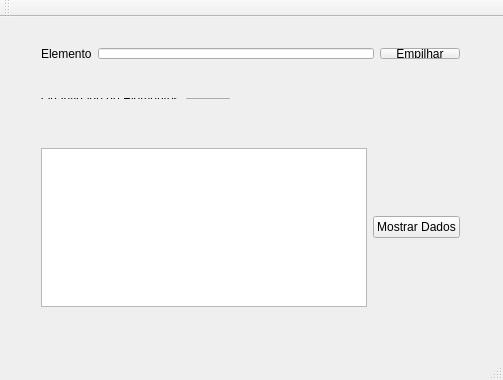
<?xml version="1.0" encoding="UTF-8"?>
<ui version="4.0">
 <class>MainWindow</class>
 <widget class="QMainWindow" name="MainWindow">
  <property name="geometry">
   <rect>
    <x>0</x>
    <y>0</y>
    <width>503</width>
    <height>380</height>
   </rect>
  </property>
  <property name="windowTitle">
   <string>MainWindow</string>
  </property>
  <widget class="QWidget" name="centralWidget">
   <widget class="QWidget" name="">
    <property name="geometry">
     <rect>
      <x>30</x>
      <y>20</y>
      <width>441</width>
      <height>33</height>
     </rect>
    </property>
    <layout class="QHBoxLayout" name="horizontalLayout">
     <item>
      <widget class="QLabel" name="label">
       <property name="text">
        <string>Elemento</string>
       </property>
      </widget>
     </item>
     <item>
      <widget class="QLineEdit" name="lineEditElemento"/>
     </item>
     <item>
      <widget class="QPushButton" name="pushButtonEmpilhar">
       <property name="text">
        <string>Empilhar</string>
       </property>
      </widget>
     </item>
    </layout>
   </widget>
   <widget class="QWidget" name="">
    <property name="geometry">
     <rect>
      <x>30</x>
      <y>120</y>
      <width>441</width>
      <height>181</height>
     </rect>
    </property>
    <layout class="QHBoxLayout" name="horizontalLayout_2">
     <item>
      <widget class="QTextEdit" name="textEditSaida"/>
     </item>
     <item>
      <widget class="QPushButton" name="pushButtonMostrarDados">
       <property name="text">
        <string>Mostrar Dados</string>
       </property>
      </widget>
     </item>
    </layout>
   </widget>
   <widget class="QWidget" name="">
    <property name="geometry">
     <rect>
      <x>30</x>
      <y>70</y>
      <width>211</width>
      <height>23</height>
     </rect>
    </property>
    <layout class="QHBoxLayout" name="horizontalLayout_3">
     <item>
      <widget class="QLabel" name="label_2">
       <property name="text">
        <string>Quantidade de Elementos</string>
       </property>
      </widget>
     </item>
     <item>
      <widget class="QLineEdit" name="lineEditQuantidadeDeElementos"/>
     </item>
    </layout>
   </widget>
  </widget>
  <widget class="QMenuBar" name="menuBar">
   <property name="geometry">
    <rect>
     <x>0</x>
     <y>0</y>
     <width>503</width>
     <height>22</height>
    </rect>
   </property>
  </widget>
  <widget class="QToolBar" name="mainToolBar">
   <attribute name="toolBarArea">
    <enum>TopToolBarArea</enum>
   </attribute>
   <attribute name="toolBarBreak">
    <bool>false</bool>
   </attribute>
  </widget>
  <widget class="QStatusBar" name="statusBar"/>
 </widget>
 <layoutdefault spacing="6" margin="11"/>
 <resources/>
 <connections/>
</ui>
